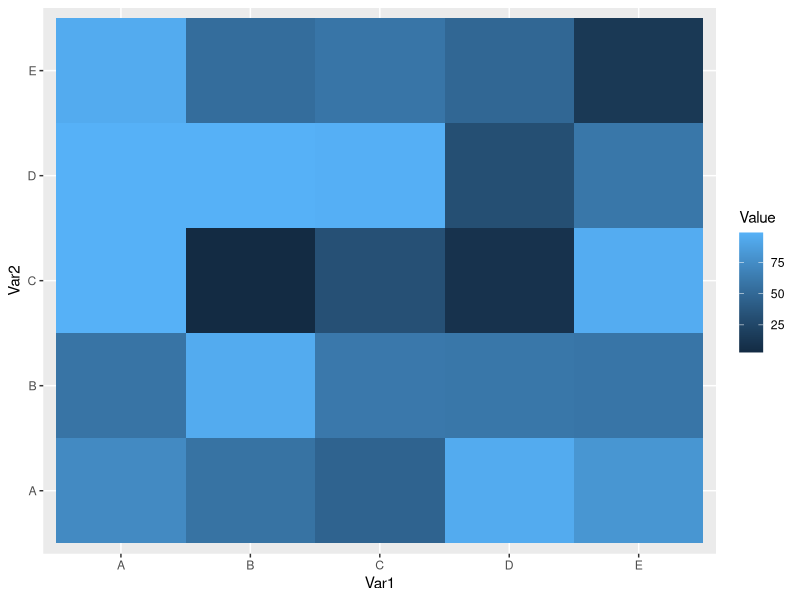
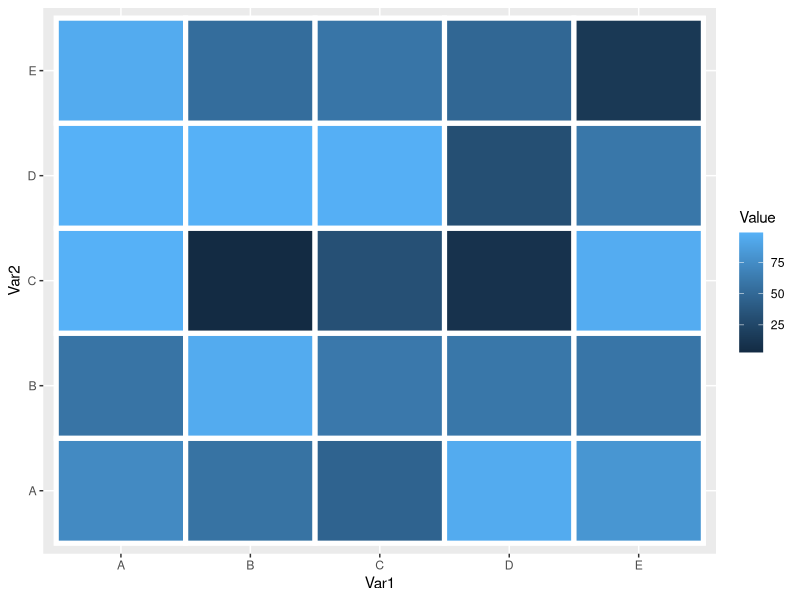
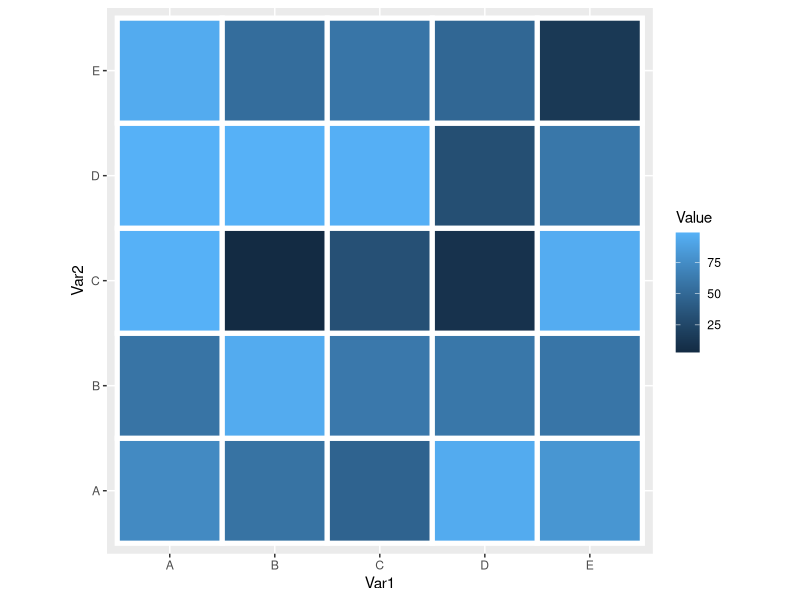
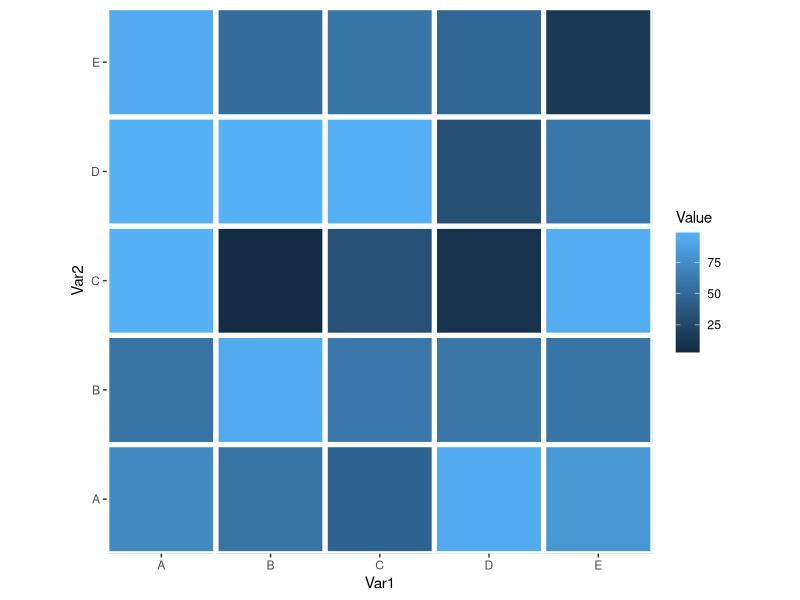
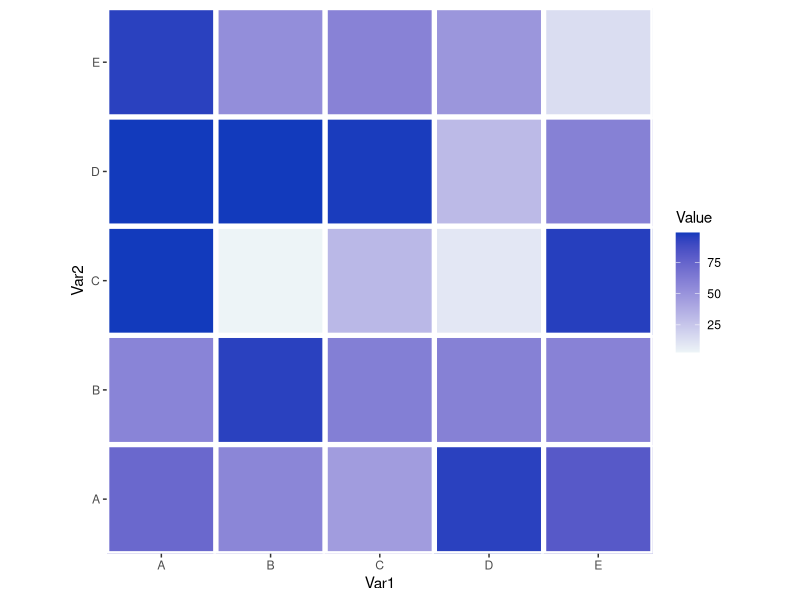
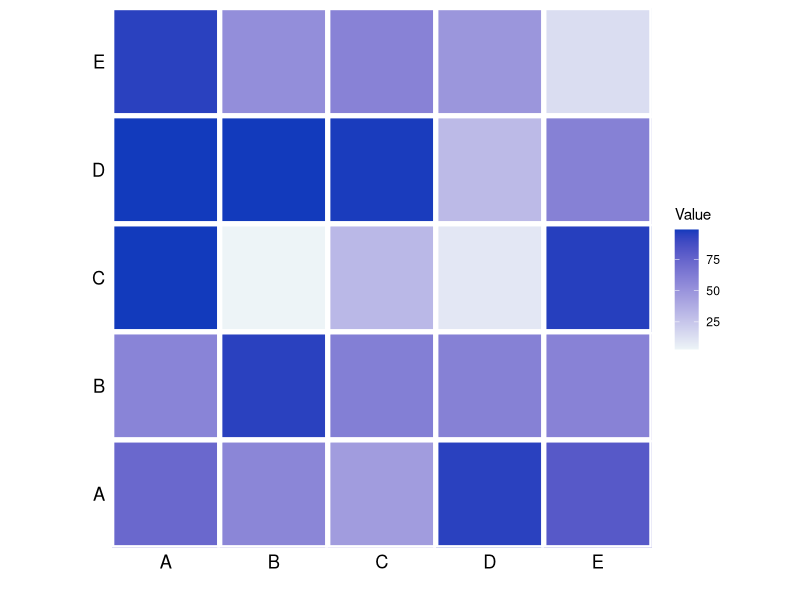
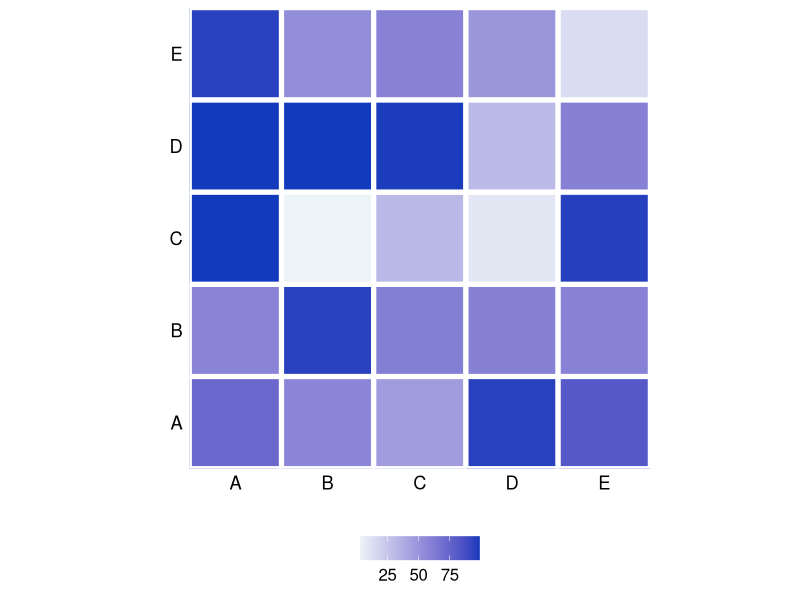

The R script that drew these images, in order:
## ---- chunk 1
set.seed(101)
n <- 5
df <- data.frame(Var1=rep(LETTERS[1:n],n),
                 Var2=rep(LETTERS[1:n],each=n),
                 Value=sample(1:100, replace=T, n*n)
)
head(df)
## ---- chunk 2
library(tidyverse)

## ---- chunk 3
library(tidyverse)

ggplot(df, aes(Var1, Var2, fill = Value)) + 
  geom_tile() 
## ---- chunk 4
ggplot(df, aes(Var1, Var2, fill = Value)) + 
  geom_tile(color="white", linewidth=1.75)
## ---- chunk 5
ggplot(df, aes(Var1, Var2, fill = Value)) + 
  geom_tile(color="white", linewidth=1.75) +
  coord_equal()
## ---- chunk 6
ggplot(df, aes(Var1, Var2, fill = Value)) + 
  geom_tile(color="white", linewidth=1.75) +
  coord_equal() +
  scale_x_discrete(expand = c(0, 0)) +
  scale_y_discrete(expand = c(0, 0)) 
## ---- chunk 7
ggplot(df, aes(Var1, Var2, fill = Value)) + 
  geom_tile(color="white", linewidth=1.75) +
  coord_equal() +
  scale_x_discrete(expand = c(0, 0)) +
  scale_y_discrete(expand = c(0, 0)) + 
  scale_fill_continuous(low="#edf4f7", high="#123abc")
## ---- chunk 8
ggplot(df, aes(Var1, Var2, fill = Value)) + 
  geom_tile(color="white", linewidth=1.75) +
  coord_equal() +
  scale_x_discrete(expand = c(0, 0)) +
  scale_y_discrete(expand = c(0, 0)) + 
  scale_fill_continuous(low="#edf4f7", high="#123abc") +
  xlab("") + 
  ylab("") +
  theme(
    axis.ticks = element_blank(), 
    axis.text = element_text(color="black", size=rel(1.2))
  )

## ---- chunk 9
ggplot(df, aes(Var1, Var2, fill = Value)) + 
  geom_tile(color="white", linewidth=1.75) +
  coord_equal() +
  scale_x_discrete(expand = c(0, 0)) +
  scale_y_discrete(expand = c(0, 0)) + 
  scale_fill_continuous(low="#edf4f7", high="#123abc") +
  xlab("") + 
  ylab("") +
  theme(
    axis.ticks = element_blank(), 
    axis.text = element_text(color="black", size=rel(1.2)),
    legend.text = element_text(color="black", size=rel(1.1)),
    legend.background = element_rect(fill="white"),
    legend.position = "bottom",
    legend.title=element_blank()
  ) 
## ---- chunk 10
